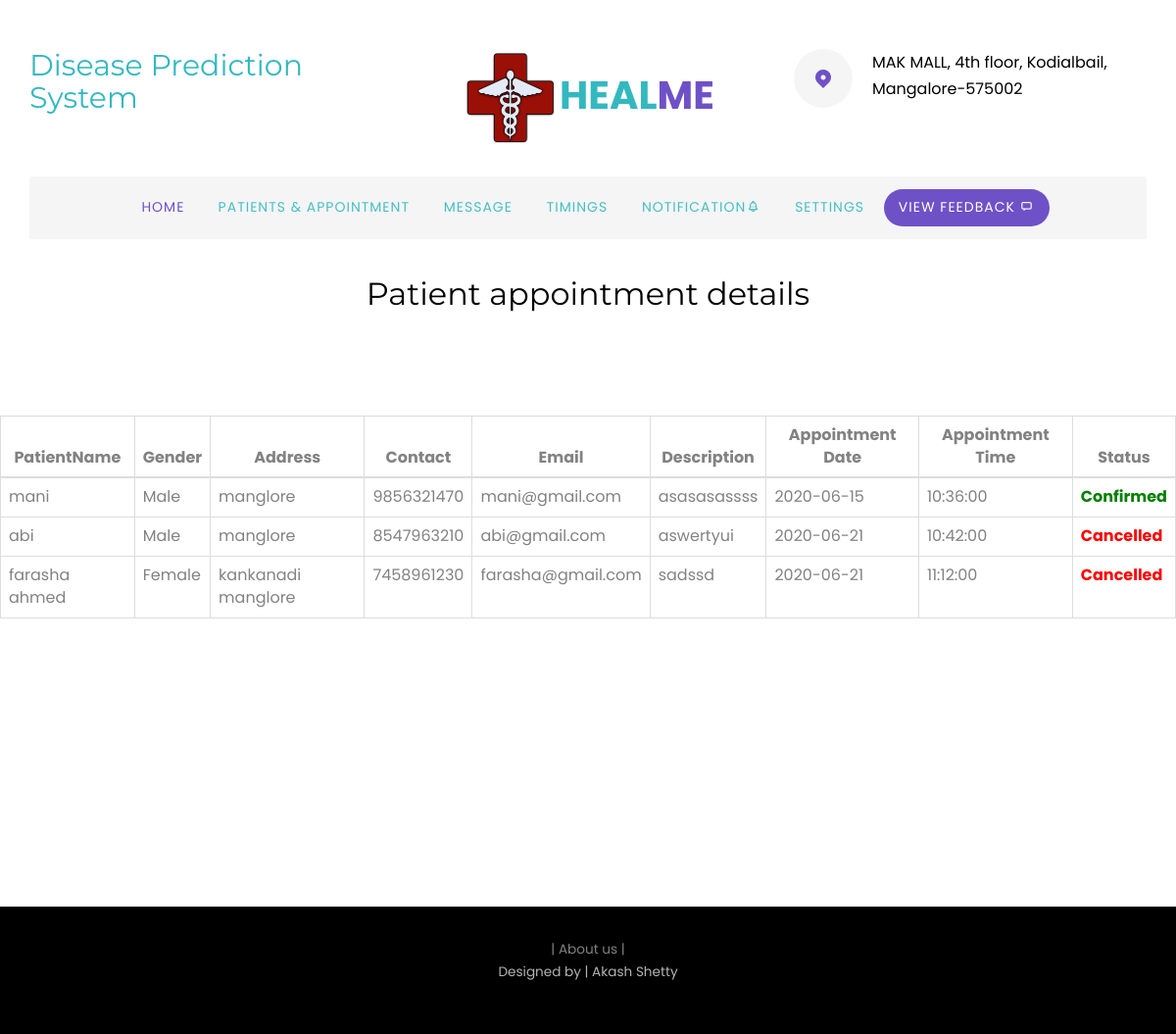
Page /doctor/viewappointment.php (signed in) on the committed database.
### tables this page shows
CREATE TABLE IF NOT EXISTS `appointment` (
  `app_id` int(11) NOT NULL,
  `cl_id` int(20) NOT NULL,
  `d_id` int(20) NOT NULL,
  `date` date NOT NULL,
  `time` time(6) NOT NULL,
  `description` text NOT NULL,
  `Status` varchar(30) NOT NULL DEFAULT 'Pending'
);

CREATE TABLE IF NOT EXISTS `client` (
  `cl_id` int(20) NOT NULL,
  `name` text NOT NULL,
  `gender` varchar(150) NOT NULL,
  `adds` text NOT NULL,
  `ph_no` bigint(10) NOT NULL,
  `email` varchar(20) NOT NULL,
  `sqsn` varchar(250) NOT NULL,
  `sans` varchar(200) NOT NULL,
  `pwd` varchar(20) NOT NULL
);

### app/main.php (called while the page is built, shortened)
<?php
class Main {
    public function __construct(){
        try{
            $this->conn = new PDO(DB_TYPE.":host=".DB_SERVER.";dbname=".DB_DATABASE, DB_USER, DB_PASSWORD);
        }
        catch (PDOException $e){
            echo '<h3>Database Not Connected</h3>','<p>Please Check database connection before running this site ...</p>'; exit;
        }
    }
}

### app/admin.php (called while the page is built, shortened)
<?php
class Admin extends Main
{
	public function ret($stmt){
		$stmt = $this->conn->prepare($stmt);
		$stmt->execute();
			return $stmt;
	}
}

### doctor/viewappointment.php (the view, shortened to what this page needs)
<!DOCTYPE html>
<?php
$admin=new Admin();
$d_id=$_SESSION['did'];
?>
 <html class="no-js">
	<head>
	<link rel="stylesheet" href="css/animate.css">
	<link rel="stylesheet" href="css/icomoon.css">
	<link rel="stylesheet" href="css/bootstrap.css">
	<link rel="stylesheet" href="css/magnific-popup.css">
	<link rel="stylesheet" href="css/owl.carousel.min.css">
	<link rel="stylesheet" href="css/owl.theme.default.min.css">
	<link rel="stylesheet" href="css/flexslider.css">
	<link rel="stylesheet" href="css/style.css">
	</head>
	<body>
	<div id="page">
	<?php include"doctorheader.php";?>
	<div id="qbootstrap-doctor">
		<div class="container-fluid">
			<div class="row animate-box">
				<div class="col-md-6 col-md-offset-3 text-center qbootstrap-heading" style="margin-top:-80px;">
					<h2>Patient appointment details</h2>
				</div>
			</div>
			<div class="row">
			<table class="table table-responsive table-bordered">
					<thead>
						<tr>
							<th style="text-align:center;">PatientName</th>
							<th style="text-align:center;">Gender</th>
							<th style="text-align:center;">Address</th>
							<th style="text-align:center;">Contact</th>
							<th style="text-align:center;">Email</th>
							<th style="text-align:center;">Description</th>
							<th style="text-align:center;">Appointment Date</th>
							<th style="text-align:center;">Appointment Time</th>
							<th style="text-align:center;">Status</th>
						</tr>
						</thead>
						<tbody id="example">
	<?php
	$stmt=$admin->ret("SELECT * FROM appointment inner join client on appointment.cl_id=client.cl_id where appointment.d_id=".$d_id);
	while ($row=$stmt->fetch(PDO::FETCH_ASSOC)) {
		echo '<tr>
		<td>'.$row['name'].'</td>
		<td>'.$row['gender'].'</td>
		<td>'.$row['adds'].'</td>
		<td>'.$row['ph_no'].'</td>
		<td>'.$row['email'].'</td>
		<td>'.$row['description'].'</td>
		<td>'.$row['date'].'</td>
		<td>'.date('H:i:s',strtotime($row['time'])).'</td>
		';?>
		<td>
     <?php $st=$row['Status'];
                        if($st=='Pending')
                        {
                       ?>
                        <a href="confirmappointment.php?id=<?php echo $row['app_id']; ?>"><i class="icon-thumbs-up"></i>Confirm</a>
                        <a href="cancelappointment.php?id=<?php echo $row['app_id']; ?>&id2=<?php echo $row['cl_id'];?>&id3=<?php echo $row['d_id'];?>"onclick="return confirm('Sure to cancel the appointment?'); "><i class="icon-thumbs-down"></i>Cancel</a>
                      <?php }else if($st=='Confirmed'){ ?>
                        <span style="color: green; font-weight: bold;">Confirmed </span>
                      <?php }else if($st=='Cancelled'){ ?>
                        <span style="color: red; font-weight: bold;">Cancelled</span>
                      <?php } ?>
                      </td>
		<?php	}
	?>
        </tr>
</tbody>
					</table>
			</div>
			</div>
		</div>
	</div>
	<footer id="qbootstrap-footer" role="contentinfo" style="margin-top:100px;">
		<div class="row copyright" style="margin-top:-50px;">
			<div class="col-md-12 text-center">
				<p>
                    <small class="block"><a href="../home.php" target="_blank">| About us |</a></small>
                    <small class="block">Designed by | Akash Shetty</a></small>
                </p>
			</div>
		</div>
	</footer>
	</body>
</html>

### doctor/css/style.css (style rules this page uses)
body { font-family: "Poppins", Arial, sans-serif; font-weight: 400; font-size: 16px; line-height: 1.7; color: #828282; background: #fff; }
#page { position: relative; overflow-x: hidden; width: 100%; height: 100%; -webkit-transition: 0.5s; -o-transition: 0.5s; transition: 0.5s; }
a { color: #34b8c0; -webkit-transition: 0.5s; -o-transition: 0.5s; transition: 0.5s; }
p { margin-bottom: 20px; }
h1, h2, h3, h4, h5, h6, figure { color: #000; font-family: "Montserrat", sans-serif; font-weight: 400; margin: 0 0 20px 0; }
#qbootstrap-services, #qbootstrap-counter, #qbootstrap-register, .qbootstrap-pricing, #qbootstrap-testimonial, #qbootstrap-blog, #qbootstrap-about, #qbootstrap-doctor, #qbootstrap-contact, #qbootstrap-footer { padding: 7em 0; clear: both; }
#qbootstrap-footer { padding: 7em 0 0 0; }
.qbootstrap-heading { margin-bottom: 5em; }
.qbootstrap-heading h2 { font-size: 32px; margin-bottom: 20px; line-height: 1.5; color: #000; position: relative; display: block; }
#qbootstrap-footer { background-size: cover; background-position: center center; background-repeat: no-repeat; position: relative; color: #fff !important; }
#qbootstrap-footer p { color: rgba(255, 255, 255, 0.7); }
#qbootstrap-footer .copyright { background: #000; padding: 2em; }
#qbootstrap-footer .copyright .block { display: block; }
#qbootstrap-footer .copyright .block a { color: rgba(255, 255, 255, 0.5); }
.js .animate-box { opacity: 0; }

### rows in the picture
appointment: cl.name "mani", cl.gender "Male", cl.adds "manglore", cl.ph_no "9856321470", cl.email "mani@gmail.com", description "asasasassss", date "2020-06-15", time "10:36:00", Status "Confirmed"
appointment: cl.name "abi", cl.gender "Male", cl.adds "manglore", cl.ph_no "8547963210", cl.email "abi@gmail.com", description "aswertyui", date "2020-06-21", time "10:42:00", Status "Cancelled"
appointment: cl.name "farasha ahmed", cl.gender "Female", cl.adds "kankanadi manglore", cl.ph_no "7458961230", cl.email "farasha@gmail.com", description "sadssd", date "2020-06-21", time "11:12:00", Status "Cancelled"
